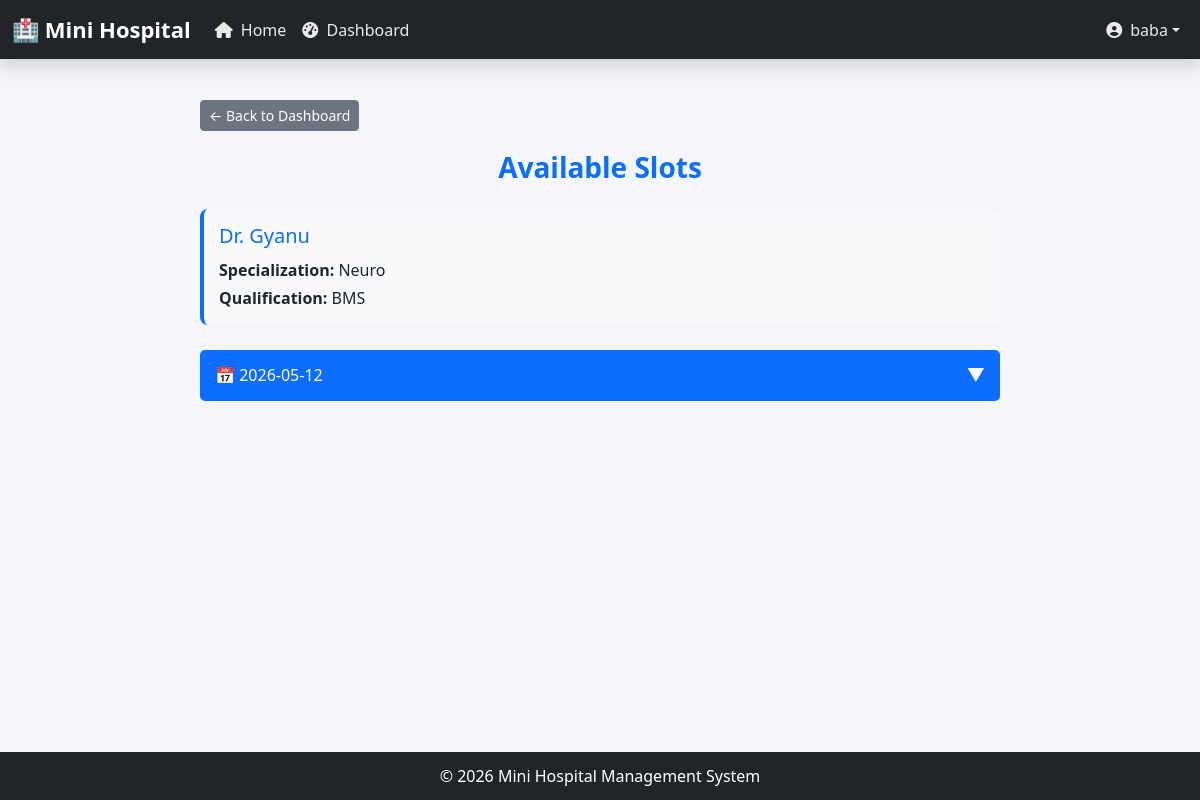
Screenshot of /patient/doctor/15/slots/ (signed in) with the database file from the repository.
### account/models.py (models this page shows, shortened)
class User(AbstractUser):
    ROLE_CHOICES = (
        ('doctor', 'Doctor'),
        ('patient', 'Patient'),
    )
    role = models.CharField(max_length=10, choices=ROLE_CHOICES)
    full_name = models.CharField(max_length=200)
    gender = models.CharField(max_length=10)
    date_of_birth = models.DateField()
    mobile_number = models.CharField(max_length=15)
    email = models.EmailField(unique=True, blank=True)
    REQUIRED_FIELDS = ["email", "full_name", "gender", "date_of_birth", "mobile_number"]
    qualification = models.CharField(max_length=200, blank=True, null=True)
    specialization = models.CharField(max_length=200, blank=True, null=True)
    practicing_year_from = models.IntegerField(blank=True, null=True)
    license_number = models.CharField(max_length=200, blank=True, null=True)
    blood_group = models.CharField(max_length=5, blank=True, null=True)

### doctors/models.py (models this page shows, shortened)
class Availability(models.Model):
    doctor = models.ForeignKey(User, on_delete=models.CASCADE)
    date = models.DateField()
    start_time = models.TimeField()
    end_time = models.TimeField()
    is_booked = models.BooleanField(default=False)

### booking/views.py (the view)
# urls.py: path('doctor/<int:doctor_id>/slots/', views.doctor_slots, name='doctor_slots'),
@login_required
def doctor_slots(request, doctor_id):
    if request.user.role != 'patient':
        return redirect('home')
    slots = Availability.objects.filter(
        doctor_id=doctor_id,
        is_booked=False,
        date__gte=date.today()
    ).exclude(
        id__in=RejectedBooking.objects.filter(patient=request.user).values('slot_id')
    ).order_by('date', 'start_time')
    slots_by_date = {}
    for slot in slots:
        date_key = str(slot.date)
        if date_key not in slots_by_date:
            slots_by_date[date_key] = []
        slots_by_date[date_key].append(slot)
    doctor = User.objects.get(id=doctor_id)
    context = {
        "slots_by_date": slots_by_date,
        "doctor": doctor
    }
    return render(request, "doctor_slots.html", context)

### templates/doctor_slots.html (shortened to what this page needs)
{% extends 'base.html' %}
{% block content %}
<div class="slots-container">
    <div class="back-button">
        <a href="/patient/dashboard/" class="btn btn-secondary btn-sm">
            ← Back to Dashboard
        </a>
    </div>
    <h3 class="text-center mb-4 page-title">
        Available Slots
    </h3>
    {% if doctor %}
        <div class="doctor-info">
            <h5>Dr. {{ doctor.full_name }}</h5>
            <p class="mb-1">
                <strong>Specialization:</strong> {{ doctor.specialization }}
            </p>
            <p class="mb-0">
                <strong>Qualification:</strong> {{ doctor.qualification }}
            </p>
        </div>
    {% endif %}
    {% if slots_by_date %}
        {% for date_key, slots_list in slots_by_date.items %}
            <div class="date-header" onclick="toggleDate(this)" data-date="{{ date_key }}">
                <span>📅 {{ date_key }}</span>
                <span class="toggle-icon">▼</span>
            </div>
        {% endfor %}
    {% else %}
        <div class="alert alert-info text-center">
            No available slots for this doctor.
        </div>
    {% endif %}
</div>
{% endblock %}

### templates/base.html (shortened to what this page needs)
{% load static %}
<!DOCTYPE html>
<html lang="en">
<head>
    <link href="https://cdn.jsdelivr.net/npm/bootstrap@5.3.2/dist/css/bootstrap.min.css"
          rel="stylesheet">
    <link rel="stylesheet"
          href="https://cdnjs.cloudflare.com/ajax/libs/font-awesome/6.4.0/css/all.min.css">
</head>
<body>
<nav class="navbar navbar-expand-lg navbar-dark bg-dark shadow">
    <div class="container-fluid">
        <a class="navbar-brand"
           href="{% url 'home' %}">
            🏥 Mini Hospital
        </a>
        <div class="collapse navbar-collapse"
             id="navbarNav">
            <ul class="navbar-nav me-auto">
                <li class="nav-item">
                    <a class="nav-link"
                       href="{% url 'home' %}">
                        <i class="fas fa-home me-1"></i>
                        Home
                    </a>
                </li>
                {% if user.is_authenticated %}
                    {% if user.role == 'doctor' %}
                        <li class="nav-item">
                            <a class="nav-link"
                               href="{% url 'doctor_dashboard' %}">
                                <i class="fas fa-tachometer-alt me-1"></i>
                                Dashboard
                            </a>
                        </li>
                    {% elif user.role == 'patient' %}
                        <li class="nav-item">
                            <a class="nav-link"
                               href="{% url 'patient_dashboard' %}">
                                <i class="fas fa-tachometer-alt me-1"></i>
                                Dashboard
                            </a>
                        </li>
                    {% endif %}
                {% endif %}
            </ul>
            <ul class="navbar-nav ms-auto align-items-lg-center">
                {% if user.is_authenticated %}
                    <li class="nav-item dropdown d-none d-lg-block">
                        <a class="nav-link dropdown-toggle d-flex align-items-center"
                           href="#"
                           id="userDropdown"
                           role="button"
                           data-bs-toggle="dropdown"
                           aria-expanded="false">
                            <i class="fas fa-user-circle me-2"></i>
                            {% if user.role == 'doctor' %}
                                Dr. {{ user.full_name }}
                            {% else %}
                                {{ user.full_name }}
                            {% endif %}
                        </a>
                    </li>
                {% endif %}
            </ul>
        </div>
    </div>
</nav>
<div class="container main-container">
    {% block content %}
    {% endblock %}
</div>
<footer>
    <p class="mb-0">
        © 2026 Mini Hospital Management System
    </p>
</footer>
</body>
</html>

### templates/base.html (style rules this page uses)
body { background-color:#f4f6f9; min-height:100vh; display:flex; flex-direction:column; padding-top:70px; }
.navbar { position:fixed; top:0; left:0; right:0; z-index:1000; }
.navbar-brand { font-weight:bold; font-size:22px; }
.main-container { flex:1; padding:30px; }
footer { background:#212529; color:white; text-align:center; padding:12px; }
.navbar-nav .nav-link { color:rgba(255,255,255,0.9) !important; transition:0.3s; }

### templates/doctor_slots.html (style rules this page uses)
.slots-container { max-width: 800px; margin: auto; }
.page-title { font-weight: bold; color: #0d6efd; }
.doctor-info { background-color: #f8f9fa; padding: 15px; border-radius: 8px; margin-bottom: 25px; border-left: 4px solid #0d6efd; }
.doctor-info h5 { color: #0d6efd; margin-bottom: 10px; }
.date-header { background-color: #0d6efd; color: white; padding: 12px 15px; border-radius: 5px; cursor: pointer; margin-top: 15px; margin-bottom: 10px; display: flex; justify-content: space-between; align-items: center; transition: 0.3s; user-select: none; }
.date-header .toggle-icon { font-size: 18px; }
.back-button { margin-bottom: 20px; }

### rows the page displays
User: full_name "baba"
User: full_name "Gyanu", specialization "Neuro", qualification "BMS"
Availability: date "2026-05-12"
